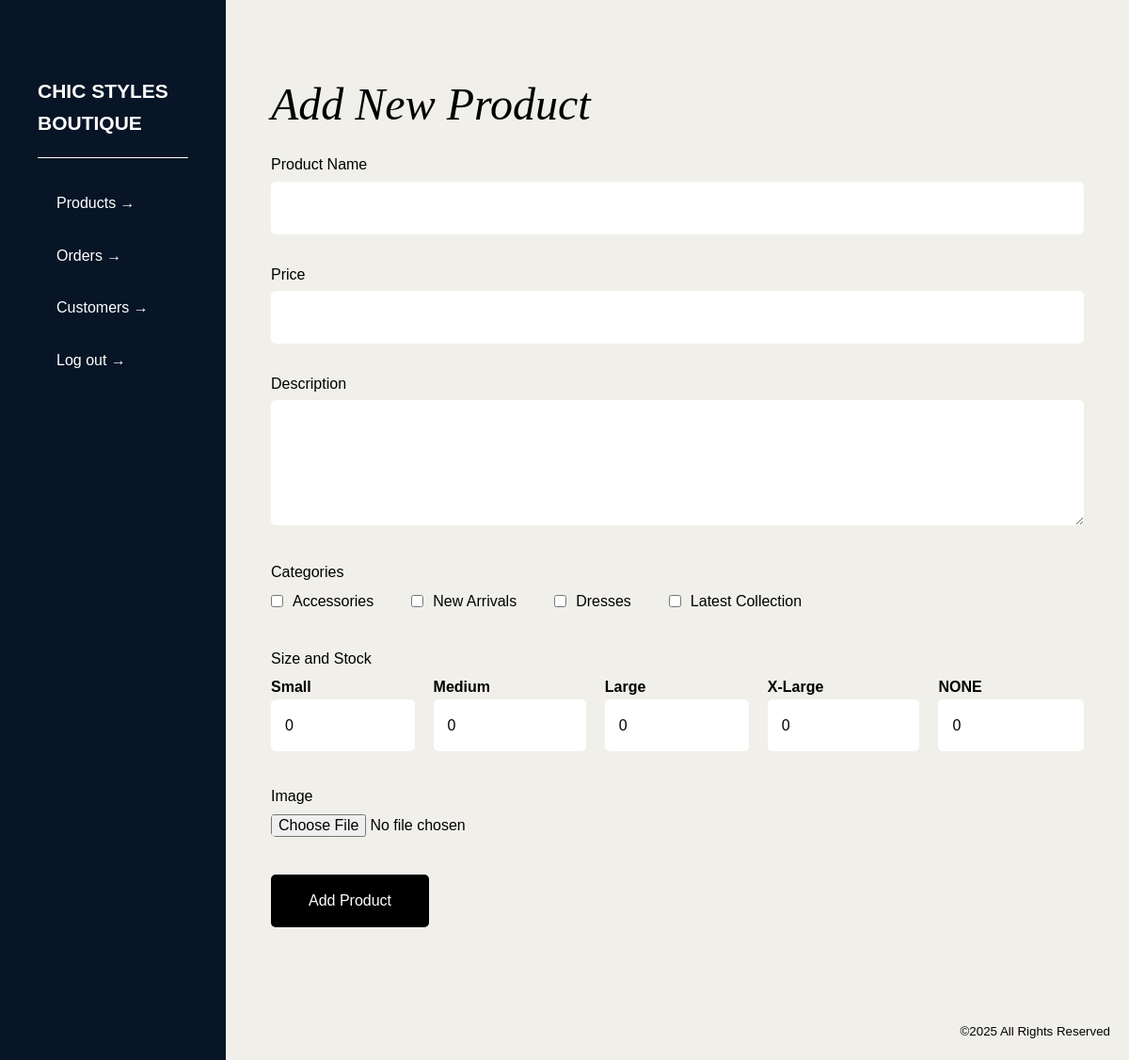
Page /admin/dashboard/products_add.php (signed in) on the committed database.
### tables this page shows
CREATE TABLE `Categories` (
  `CategoryID` int(11) NOT NULL,
  `CategoryName` varchar(30) NOT NULL
);

CREATE TABLE `Sizes` (
  `SizeID` int(11) NOT NULL,
  `SizeName` varchar(10) DEFAULT NULL
);

### admin/dashboard/products_add.php (the view, shortened to what this page needs)
<?php
require_once '../../db_connection.php';
$categories = $conn->query("SELECT * FROM Categories");
$sizes = $conn->query("SELECT * FROM Sizes");
?>
<!DOCTYPE html>
<html lang="en">
<head>
    <link rel="stylesheet" href="<?php echo BASE_URL; ?>style.css">
    <link rel="stylesheet" href="<?php echo BASE_URL; ?>admin/dashboard/admin-dashboard.css">
</head>
<body>
    <div class="flex">
        <?php include 'sidebar.php'; ?>
        <div class="flex2">
            <main class="product-edit">
                <h2>Add New Product</h2>
                <form action="product_save.php" method="POST" enctype="multipart/form-data">
                    <fieldset>
                        <label for="product-name">Product Name</label>
                        <input type="text" id="product-name" name="ProductName" required>
                    </fieldset>
                    <fieldset>
                        <label for="price">Price</label>
                        <input type="number" id="price" name="price" step="0.01" min="0" required>
                    </fieldset>
                    <fieldset>
                        <label for="description">Description</label>
                        <textarea id="description" name="description" rows="4" required></textarea>
                    </fieldset>
                    <fieldset>
                        <label>Categories</label>
                        <div class="category-group">
                            <?php while ($category = $categories->fetch_assoc()): ?>
                                <label>
                                    <input type="checkbox" name="categories[]" value="<?php echo $category['CategoryID']; ?>">
                                    <?php echo htmlspecialchars($category['CategoryName']); ?>
                                </label>
                            <?php endwhile; ?>
                        </div>
                    </fieldset>
                    <fieldset>
                        <label>Size and Stock</label>
                        <div class="size-group">
                            <?php while ($size = $sizes->fetch_assoc()): ?>
                                <label>
                                    <strong><?php echo htmlspecialchars($size['SizeName']); ?></strong>
                                    <input type="number" name="size_stock[<?php echo $size['SizeID']; ?>]" min="0" value="0">
                                </label>
                            <?php endwhile; ?>
                        </div>
                    </fieldset>
                    <fieldset class="thumbnail">
                        <label for="image">Image</label>
                        <input type="file" id="image" name="image" accept="image/*">
                    </fieldset>
                    <div class="update_button">
                        <button type="submit">Add Product</button>
                    </div>
                </form>
            </main>
            <footer>
                <div class="container">
                    <small>©<?php echo date('Y'); ?> All Rights Reserved</small>
                </div>
            </footer>
        </div>
    </div>
</body>
</html>

### style.css (style rules this page uses)
* { margin: 0; padding: 0; box-sizing: border-box; }
html, body { height: 100%; font-size: 16px; font-family: "Montserrat", sans-serif; }
body { line-height: 1.6; background: #fff; color: #000; }
button { background: none; border: none; padding: 0; cursor: pointer; font: inherit; color: #C30A0A; }
input, textarea, select, button { font: inherit; }
header, footer, section, article, aside, nav, figure, figcaption { display: block; }
button { position: relative; margin-top: 40px; }
button::before { background-color: #C30A0A; content: ''; width: 100%; height: 2px; position: absolute; left: 0; bottom: -20px; margin: auto; transform-origin: right top; transform: scale(0, 1); transition: transform .3s; }
h2 { font-family: "Times New Roman", serif; font-style: italic; font-size: 48px; font-weight: 400; line-height: 1.3; margin-bottom: 20px; text-align: center; margin-top: 10px; }
footer { background-color: #071526; color: #fff; }
footer .container { max-width: 1360px; margin: auto; padding: 80px 20px 20px; }
footer small { display: block; text-align: right; }

### admin/dashboard/admin-dashboard.css (style rules this page uses)
button::before, button:hover::before { opacity: 0; }
body { background-color: #F0EFEA; }
.flex { display: flex; justify-content: left; height: 100%; }
.flex2 { display: flex; flex-direction: column; justify-content: space-between; width: 100%; margin-left: 20vw; }
footer { background-color: inherit; color: #000; }
footer .container { padding: 20px; }
main { margin: 80px 0; width: 100%; padding: 0 4vw; }
main h2 { margin: 0 0 20px 0; text-align: left; }
.product-edit fieldset { margin-bottom: 30px; border: none; }
.product-edit label { display: block; margin-bottom: 5px; }
.product-edit input, .product-edit textarea { width: 100%; padding: 15px; border: none; border-radius: 5px; font-size: 16px; box-sizing: border-box; background-color: #fff; }
.product-edit button { background-color: black; color: white; border: none; cursor: pointer; font-size: 16px; transition: background-color 0.3s; margin: 0; padding: 15px 40px; border-radius: 5px; }
.category-group { display: flex; gap:40px; flex-wrap: wrap; }
.category-group label { display: flex; align-items: center; gap: 10px; }
.category-group label input { width: inherit; }
.size-group { display: flex; gap: 20px; }
fieldset { border: 0; }
.product-edit .thumbnail input { background-color: inherit; padding: 0; margin-bottom: 10px; }
button { margin-top: 20px; }

### rows in the picture
categories: CategoryName "Accessories"
categories: CategoryName "New Arrivals"
categories: CategoryName "Dresses"
categories: CategoryName "Latest Collection"
sizes: SizeName "Small"
sizes: SizeName "Medium"
sizes: SizeName "Large"
sizes: SizeName "X-Large"
sizes: SizeName "NONE"
